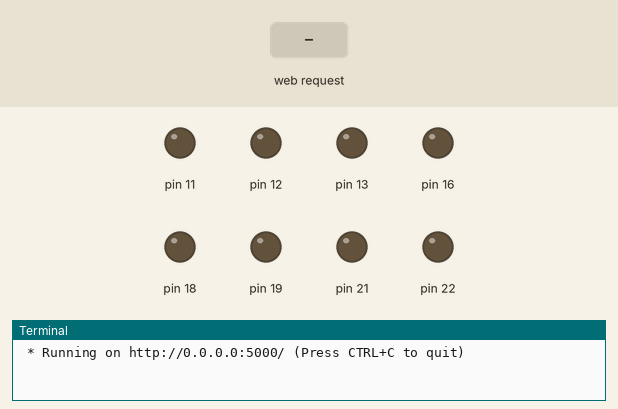
Recording of a program running on a simulated Raspberry Pi (header pin numbers). Parts: output pins drawn as LEDs (lit = HIGH), the last lines printed to the terminal. Inputs (shaded band) come from the test bench. The camera gives no picture and a still takes 0.5 s; the clock reads 2024-03-15 10:24:30 at power-on unless the program sets it.

Above: at 1.2 s.
1.3 s: HTTP request for /forward received
At 1.6 s:
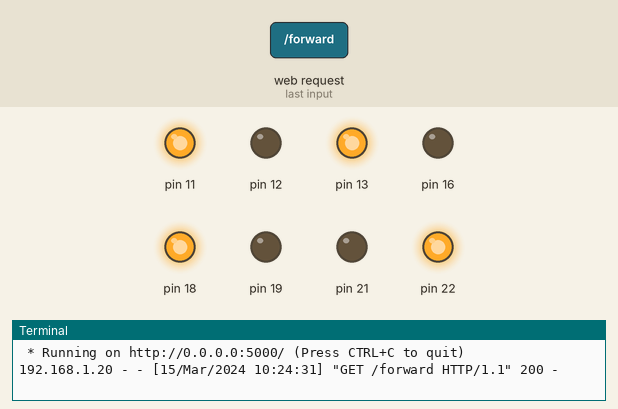
2.8 s: HTTP request for /left received
At 4.0 s:
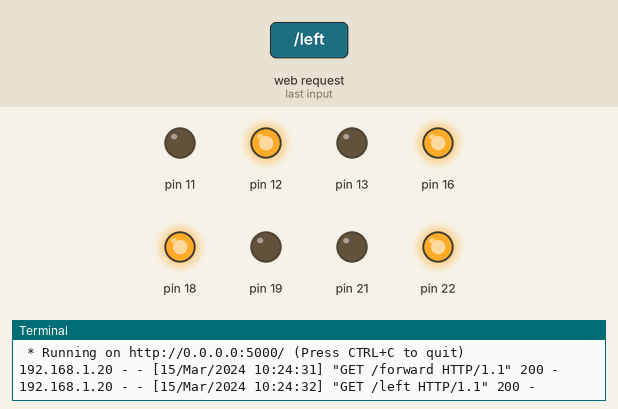
4.3 s: HTTP request for /right received
At 5.1 s:
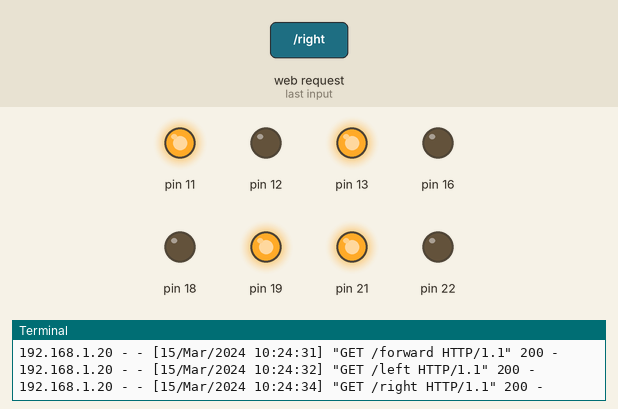
5.8 s: HTTP request for /back received
At 6.2 s:
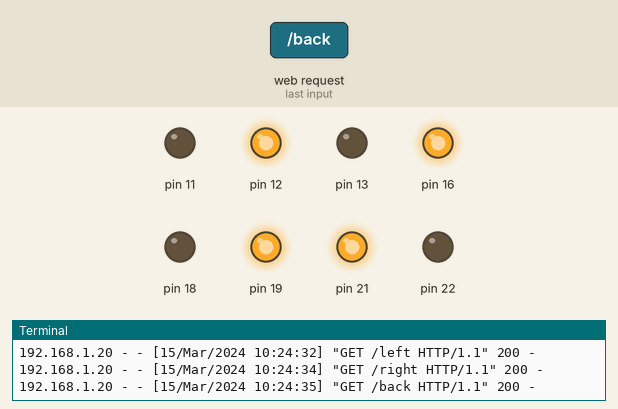
Timing chart, 0 to 8.3 s (numbered marks = the images above; inputs shaded):
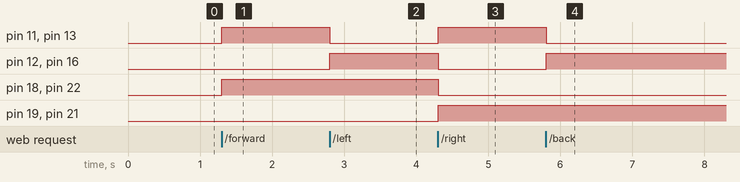

The program:

app.py
```python
# -*- coding: utf-8 -*

import gpioset
from flask import Flask, render_template , Response, send_from_directory

# emulated camera
from camera import Camera

# Raspberry Pi camera module (requires picamera package)
from camera_pi import Camera

app=Flask(__name__,static_folder = "file")

#連結到樹梅派的時候會打開網頁
@app.route('/')
def index():
	return render_template('index.html')
def gen(camera):
    """Video streaming generator function."""
    while True:
        frame = camera.get_frame()
        yield (b'--frame\r\n'
               b'Content-Type: image/jpeg\r\n\r\n' + frame + b'\r\n')

#產生Jpeg檔案
def capture(camera):
        capture = open('file/capture.jpeg','wb')
        capture.write(camera.get_frame())
        capture.close()
        frame = camera.get_frame()
        return (b'--frame\r\n'
               b'Content-Type: image/jpeg\r\n\r\n' + frame + b'\r\n')


@app.route('/video_feed')
def video_feed():
    """Video streaming route. Put this in the src attribute of an img tag."""
    return Response(gen(Camera()),
                    mimetype='multipart/x-mixed-replace; boundary=frame')

#將截圖結果傳送到網頁端顯示
@app.route('/capture_feed')
def capture_feed():
        return Response(capture(Camera()),
                        mimetype='multipart/x-mixed-replace;boundary=frame')

#引導網頁端到截圖檔案位置
@app.route('/get_image')
def get_image():
    return send_from_directory(directory='file',filename='capture.jpeg',
                               mimetype='image/jpeg')

#前進
@app.route('/forward')
def forward():
	gpioset.MotorController('F')

@app.route("/left")
#左轉
def left():
	gpioset.MotorController('L')

#停止
@app.route("/stop")
def stop():
	gpioset.MotorController('S')

#右轉
@app.route("/right")
def right():
	gpioset.MotorController('R')

#後退
@app.route("/back")
def back():
	gpioset.MotorController('B')

#threaded設定為True啟動Multi-Thread
if __name__ == '__main__':
	app.run(host='0.0.0.0', threaded=True)
```

gpioset.py
```python
# -*- coding: utf-8 -*-

import RPi.GPIO as GPIO
import time
import math

#設定GPIO相關設定
GPIO.setmode(GPIO.BOARD)
GPIO.setwarnings(False)
GPIO.setup(11,GPIO.OUT)
GPIO.setup(12,GPIO.OUT)
GPIO.setup(13,GPIO.OUT)
GPIO.setup(16,GPIO.OUT)
GPIO.setup(18,GPIO.OUT)
GPIO.setup(19,GPIO.OUT)
GPIO.setup(21,GPIO.OUT)
GPIO.setup(22,GPIO.OUT)

#不明究理的地方
#主要參考http://www.cnblogs.com/ttssrs/p/4890635.html
#方向的輸出高低電壓可能還要在做修改

#重設所有腳位電位
GPIO.output(11,GPIO.LOW)
GPIO.output(12,GPIO.LOW)
GPIO.output(13,GPIO.LOW)
GPIO.output(16,GPIO.LOW)
GPIO.output(18,GPIO.LOW)
GPIO.output(19,GPIO.LOW)
GPIO.output(21,GPIO.LOW)
GPIO.output(22,GPIO.LOW)

#設定所有馬達的轉動方向
class MotorController:
    def __init__(self, direction):
        if direction == 'F':
            GPIO.output(11,GPIO.HIGH)
            GPIO.output(12,GPIO.LOW)
            GPIO.output(13,GPIO.HIGH)
            GPIO.output(16,GPIO.LOW)
            GPIO.output(18,GPIO.HIGH)
            GPIO.output(19,GPIO.LOW)
            GPIO.output(21,GPIO.LOW)
            GPIO.output(22,GPIO.HIGH)
        if direction == 'L':
            GPIO.output(11,GPIO.LOW)
            GPIO.output(12,GPIO.HIGH)
            GPIO.output(13,GPIO.LOW)
            GPIO.output(16,GPIO.HIGH)
            GPIO.output(18,GPIO.HIGH)
            GPIO.output(19,GPIO.LOW)
            GPIO.output(21,GPIO.LOW)
            GPIO.output(22,GPIO.HIGH)
        if direction == 'R':
            GPIO.output(11,GPIO.HIGH)
            GPIO.output(12,GPIO.LOW)
            GPIO.output(13,GPIO.HIGH)
            GPIO.output(16,GPIO.LOW)
            GPIO.output(18,GPIO.LOW)
            GPIO.output(19,GPIO.HIGH)
            GPIO.output(21,GPIO.HIGH)
            GPIO.output(22,GPIO.LOW)
        if direction == 'B':
            GPIO.output(11,GPIO.LOW)
            GPIO.output(12,GPIO.HIGH)
            GPIO.output(13,GPIO.LOW)
            GPIO.output(16,GPIO.HIGH)
            GPIO.output(18,GPIO.LOW)
            GPIO.output(19,GPIO.HIGH)
            GPIO.output(21,GPIO.HIGH)
            GPIO.output(22,GPIO.LOW)
        if direction == 'S':
            GPIO.output(11,GPIO.LOW)
            GPIO.output(12,GPIO.LOW)
            GPIO.output(13,GPIO.LOW)
            GPIO.output(16,GPIO.LOW)
            GPIO.output(18,GPIO.LOW)
            GPIO.output(19,GPIO.LOW)
            GPIO.output(21,GPIO.LOW)
            GPIO.output(22,GPIO.LOW)
```

camera.py
```python
from time import time


class Camera(object):
    """An emulated camera implementation that streams a repeated sequence of
    files 1.jpg, 2.jpg and 3.jpg at a rate of one frame per second."""

    def __init__(self):
        self.frames = [open(f + '.jpg', 'rb').read() for f in ['1', '2', '3']]

    def get_frame(self):
        return self.frames[int(time()) % 3]
```

camera_pi.py
```python
import time
import io
import threading
import picamera


class Camera(object):
    thread = None  # background thread that reads frames from camera
    frame = None  # current frame is stored here by background thread
    last_access = 0  # time of last client access to the camera

    def initialize(self):
        if Camera.thread is None:
            # start background frame thread
            Camera.thread = threading.Thread(target=self._thread)
            Camera.thread.start()

            # wait until frames start to be available
            while self.frame is None:
                time.sleep(0)

    def get_frame(self):
        Camera.last_access = time.time()
        self.initialize()
        return self.frame

    @classmethod
    def _thread(cls):
        with picamera.PiCamera() as camera:
            # camera setup
            camera.resolution = (445, 400)
            camera.hflip = True
            camera.vflip = True

            # let camera warm up
            camera.start_preview()
            time.sleep(2)

            stream = io.BytesIO()
            for foo in camera.capture_continuous(stream, format='jpeg',
                                                 use_video_port=True):
                # store frame
                stream.seek(0)
                cls.frame = stream.read()

                # reset stream for next frame
                stream.seek(0)
                stream.truncate()

                # if there hasn't been any clients asking for frames in
                # the last 10 seconds stop the thread
                if time.time() - cls.last_access > 10:
                    break
        cls.thread = None
```

Measured:
- after the input at 1.3 s, pin 11, pin 13, pin 18, pin 22: LOW → HIGH at once
- after the input at 2.8 s, pin 11, pin 13: HIGH → LOW at once; pin 12, pin 16: LOW → HIGH at once
- after the input at 4.3 s, pin 11, pin 13, pin 19, pin 21: LOW → HIGH at once; pin 12, pin 16, pin 18, pin 22: HIGH → LOW at once
- after the input at 5.8 s, pin 11, pin 13: HIGH → LOW at once; pin 12, pin 16: LOW → HIGH at once
